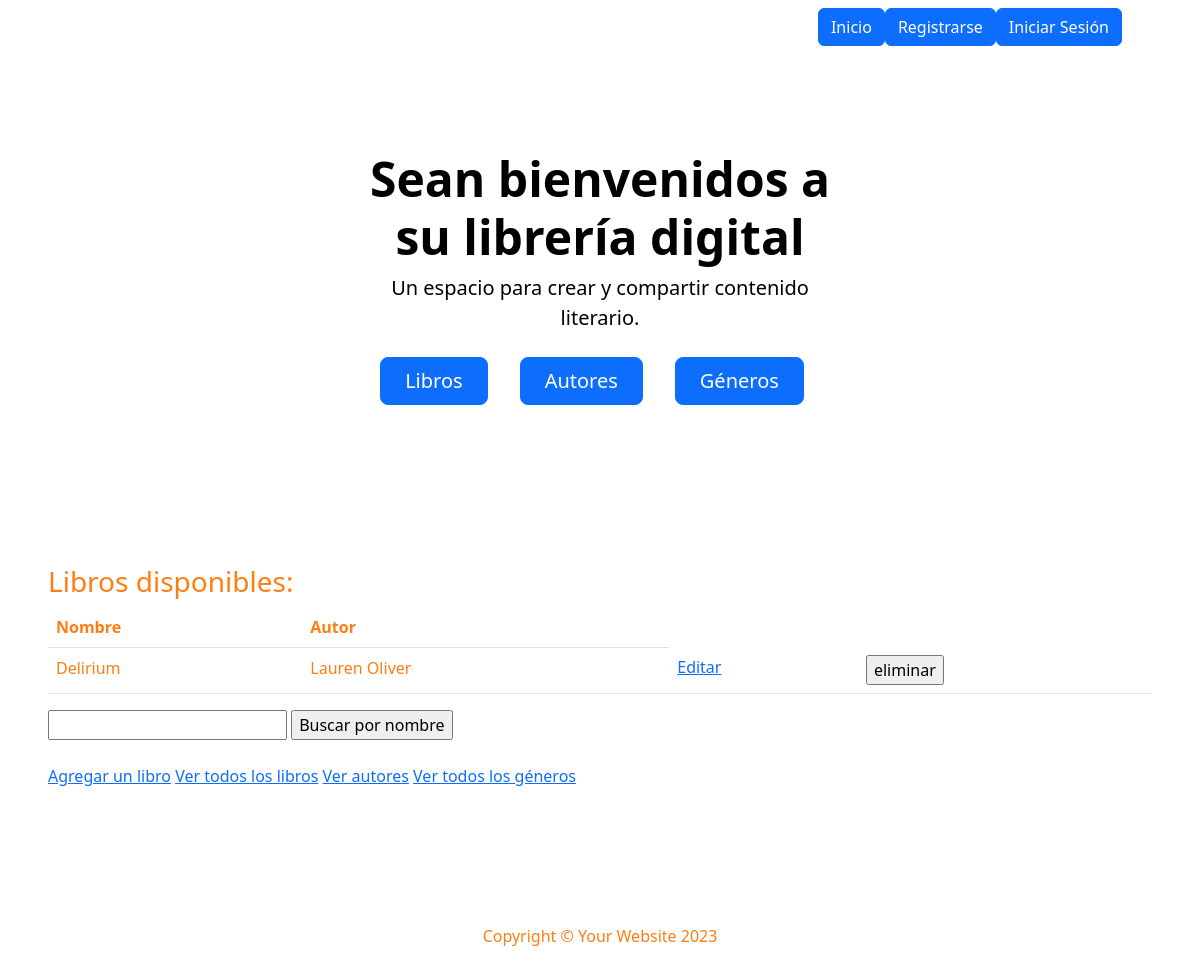
/mi_libreria/libros/, run on an earlier commit of the app's database.
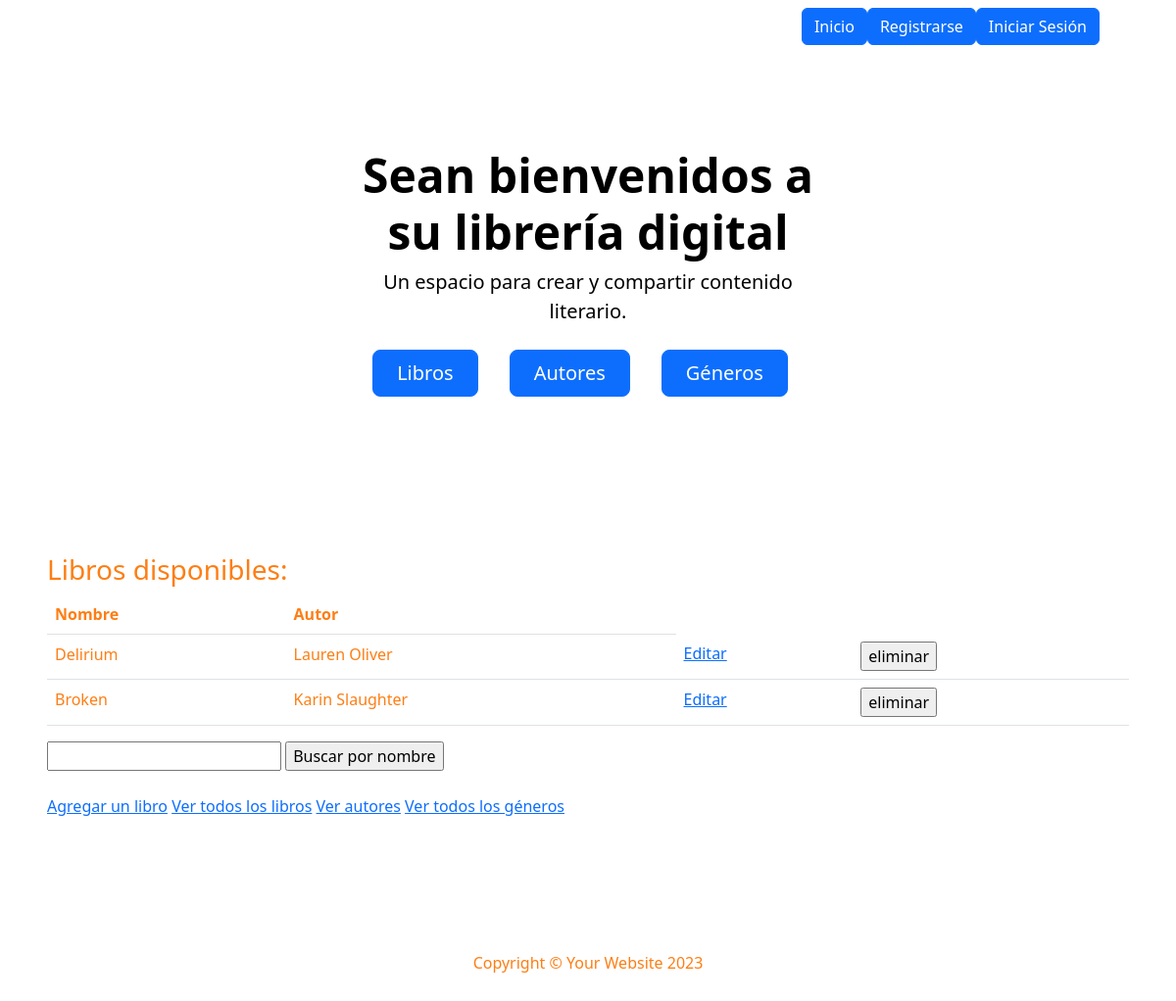
And on a later commit of the database.
### mi_libreria/models.py (models this page shows, shortened)
class Libro(models.Model):
    nombre = models.CharField(max_length=64)
    genero = models.CharField(max_length=64)
    sub_genero = models.CharField(max_length=64)
    autor = models.CharField(max_length=256)
    resumen = models.TextField()
    anio = models.IntegerField()

### mi_libreria/views.py (the view)
# urls.py: path("libros/", views.listar_libros, name='lista_libros'),
def listar_libros(request):
    contexto = {
        "libros": Libro.objects.all(),
    }
    http_response = render(
        request=request,
        template_name='mi_libreria/lista_libros.html',
        context=contexto,
    )
    return http_response

### mi_libreria/templates/mi_libreria/lista_libros.html (shortened to what this page needs)
{% extends 'base.html' %}
{% block contenido %}
    <h3>Libros disponibles:</h3>
<table class="table">
    <tbody>
        <tr>
            <th>Nombre</th>
            <th>Autor</th>
        </tr>
        {% for libro in libros %}
        <tr>
            <td>{{libro.nombre}}</td>
            <td>{{libro.autor}}</td>
            <td>
                <a href="{% url 'editar_libro' libro.id %}">Editar</a>
              </td>
            <td>
                <form action="{% url 'eliminar_libro' libro.id %}" method="post">
                  <input type="submit" value="eliminar"/>
                </form>
              </td>
        </tr>
        {% endfor %}
    </tbody>
</table>
    <form action="{% url 'buscar_libros' %}" method="post">
        <input type="text" name="busqueda">
        <input type="submit" value="Buscar por nombre">
      </form>
    <br>
    <a href="{% url 'crear_libros' %}">Agregar un libro</a>
    <a href="{% url 'lista_libros' %}">Ver todos los libros</a>
    <a href="{% url 'lista_autores' %}">Ver autores</a>
    <a href="{% url 'lista_generos' %}">Ver todos los géneros</a>
    <br><br>
{% endblock contenido %}

### templates_base/base.html (shortened to what this page needs)
{% load static %}
<!DOCTYPE html>
<html lang="en">
    <head>
        <link href="https://cdn.jsdelivr.net/npm/bootstrap-icons@1.4.1/font/bootstrap-icons.css" rel="stylesheet" />
        <link href="{% static 'mi_libreria/css/styles.css' %}" rel="stylesheet" />
    </head>
    <body>
        <nav class="navbar navbar-expand-lg navbar-dark bg-dark">
            <div class="container px-5">
                <div class="collapse navbar-collapse" id="navbarSupportedContent">
                    <ul class="navbar-nav ms-auto mb-2 mb-lg-0">
                        <a class="btn btn-primary" href="{% url 'inicio' %}">Inicio</a>
                        {% if user.is_authenticated %}
                        <a class="btn btn-primary" href="{% url 'logout' %}">Cerrar Sesión</a>
                        {% else %}
                        <a class="btn btn-primary" href="{% url 'registro' %}">Registrarse</a>
                        <a class="btn btn-primary" href="{% url 'login' %}">Iniciar Sesión</a>
                        {% endif %}
                    </ul>
                </div>
            </div>
        </nav>
        <header class="bg-dark py-5">
            <div class="container px-5">
                <div class="row gx-5 justify-content-center">
                    <div class="col-lg-6">
                        <div class="text-center my-5">
                            <h1 class="display-5 fw-bolder text-black mb-2">Sean bienvenidos a su librería digital</h1>
                            <p class="lead text-black mb-4">Un espacio para crear y compartir contenido literario.</p>
                            <div class="d-grid gap-3 d-sm-flex justify-content-sm-center">
                                <a class="btn btn-primary btn-lg px-4 me-sm-3" href="{% url 'lista_libros' %}">Libros</a>
                                <a class="btn btn-primary btn-lg px-4 me-sm-3" href="{% url 'lista_autores' %}">Autores</a>
                                <a class="btn btn-primary btn-lg px-4 me-sm-3" href="{% url 'lista_generos' %}">Géneros</a>
                            </div>
                        </div>
                    </div>
                </div>
            </div>
        </header>
        <section style="padding:4rem 3rem;">
            {% block contenido %}
            {% endblock contenido %}
        </section>
        <footer class="py-5 bg-dark">
            <div class="container px-5"><p class="m-0 text-center text-white">Copyright &copy; Your Website 2023</p></div>
        </footer>
    </body>

What changed in the data, as far as the page shows it:
added Libro: nombre "Broken", autor "Karin Slaughter"
